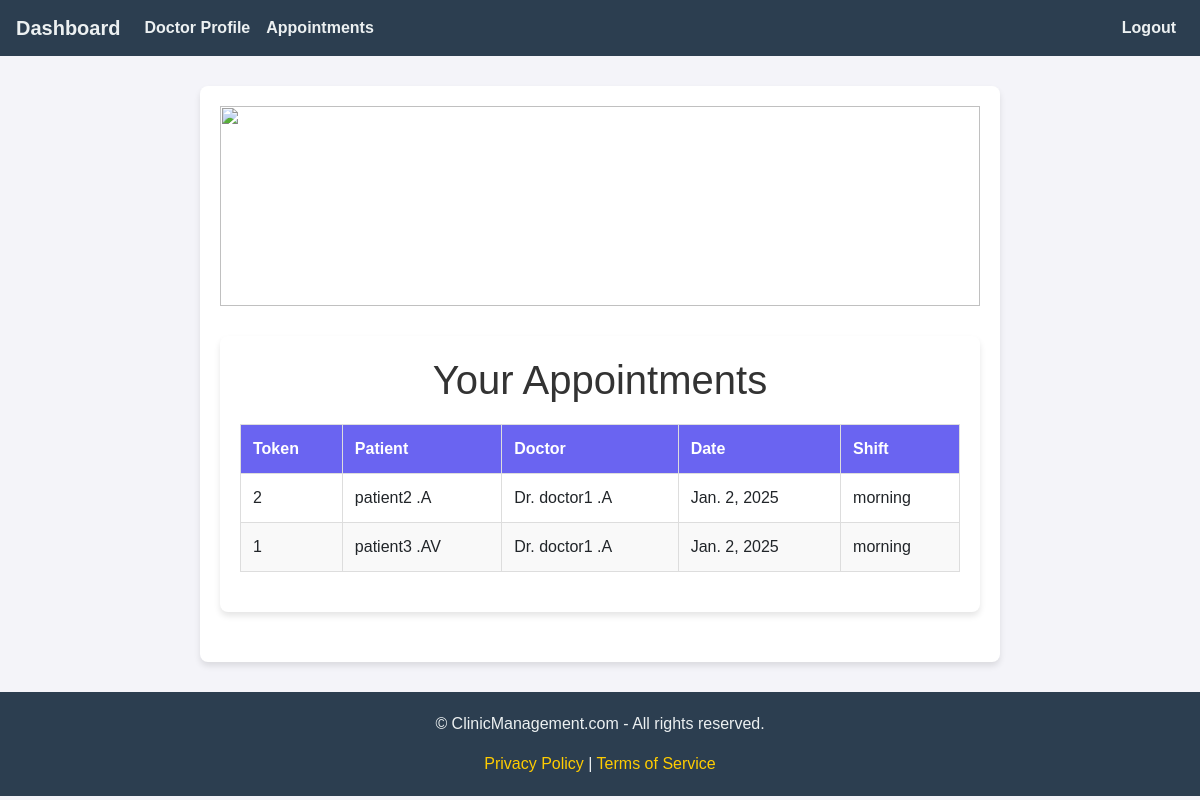
Before: /doctor_home/ (signed in) with the older database file.
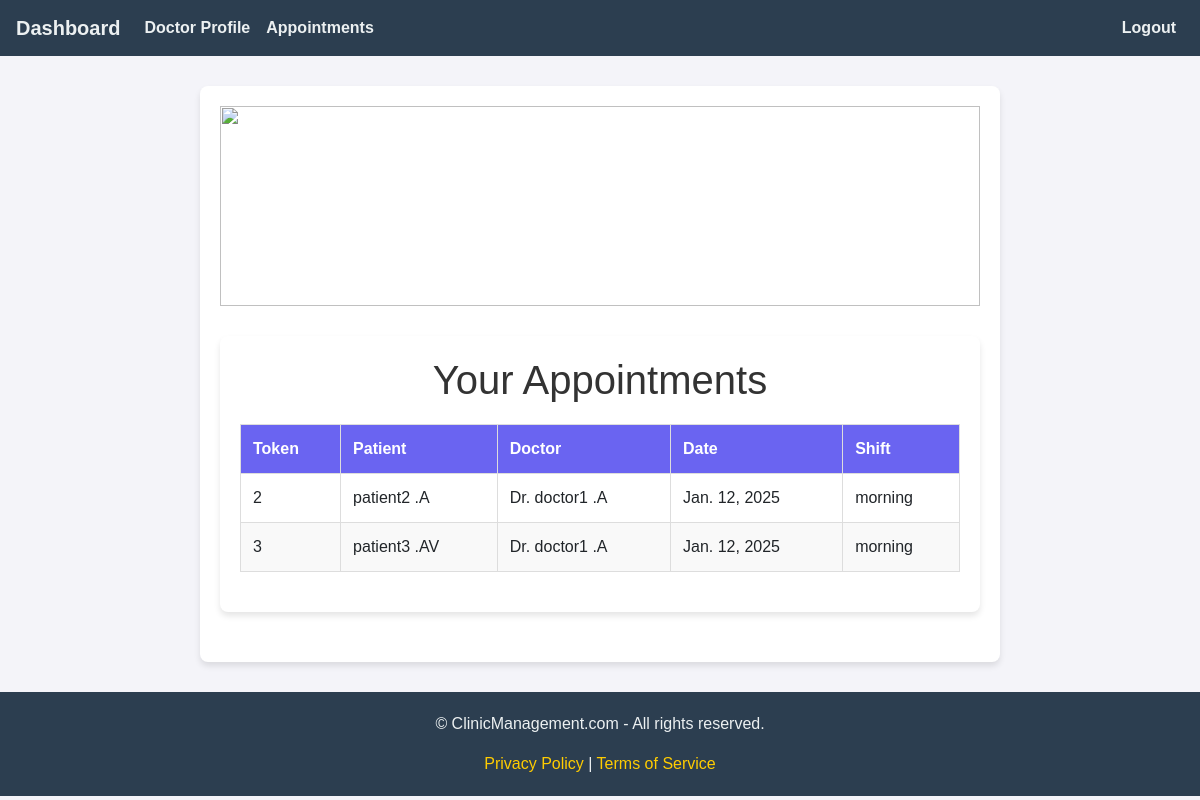
After: the same page with the newer database file.
### clinic_mgt_app/models.py (models this page shows, shortened)
class Appointment(models.Model):
    patient = models.ForeignKey(Patient, on_delete=models.CASCADE, related_name="appointments", limit_choices_to={'pat_user__role': 4})
    doctor = models.ForeignKey(Doctor, on_delete=models.CASCADE, related_name="doctor_appointments", limit_choices_to={'doctor_user__role': 3})
    schedule = models.ForeignKey(Schedule, on_delete=models.CASCADE)
    date = models.DateField(default=now)
    specialization = models.CharField(max_length=100, choices=Doctor.SPECIALIZATION_CHOICES, null=True)
    shift = models.CharField(max_length=40, null=True)
    token = models.PositiveIntegerField(editable=False, null=True)
    class Meta:
        unique_together = ('doctor', 'date', 'schedule', 'patient')

class Patient(models.Model):
    GENDER_CHOICES = [
        ('M', 'Male'),
        ('F', 'Female'),
        ('O', 'Other'),
    ]
    first_name = models.CharField(max_length=50, null=True, blank=True)
    last_name = models.CharField(max_length=50, null=True, blank=True)
    gender = models.CharField(max_length=10, choices=GENDER_CHOICES, null=True, blank=True)
    date_of_birth = models.DateField(null=True, blank=True)
    phone_number = models.CharField(max_length=15, null=True, blank=True)
    email = models.EmailField(null=True, blank=True)
    address = models.CharField(max_length=255, null=True, blank=True)
    pat_user = models.ForeignKey(CustomUser,on_delete=models.CASCADE,null=True)
    is_patient = models.BooleanField(default=True)

class Doctor(models.Model):
    SPECIALIZATION_CHOICES = [
        ('General Practitioner', 'General Practitioner'),
        ('Cardiologist', 'Cardiologist'),
        ('Dermatologist', 'Dermatologist'),
        ('Neurologist', 'Neurologist'),
        ('Orthopedic', 'Orthopedic'),
        ('Pediatrician', 'Pediatrician'),
        ('Psychiatrist', 'Psychiatrist'),
        ('Radiologist', 'Radiologist')
    ]
    doctor_user = models.ForeignKey(CustomUser,on_delete=models.CASCADE, null=True)
    first_name = models.CharField(max_length=100)
    last_name = models.CharField(max_length=100)
    specialization = models.CharField(max_length=100,choices=SPECIALIZATION_CHOICES)
    phone_number = models.CharField(max_length=15)
    image = models.ImageField(upload_to='image/',null=True)
    experience = models.PositiveIntegerField(help_text="Years of experience")
    clinic_address = models.TextField()
    created_at = models.DateTimeField(auto_now_add=True)
    updated_at = models.DateTimeField(auto_now=True)
    is_doctor = models.BooleanField(default=True)

class Schedule(models.Model):
    DAYS_OF_WEEK = [
        ('sunday', 'Sunday'),
        ('monday', 'Monday'),
        ('tuesday', 'Tuesday'),
        ('wednesday', 'Wednesday'),
        ('thursday', 'Thursday'),
        ('friday', 'Friday'),
        ('saturday', 'Saturday')
    ]
    SHIFTS = [
        ('morning', 'Morning'),
        ('afternoon', 'Afternoon'),
        ('evening', 'Evening'),
        ('night', 'Night'),
    ]
    specialization = models.CharField(max_length=100, choices=Doctor.SPECIALIZATION_CHOICES)
    doctor = models.ForeignKey(Doctor, on_delete=models.CASCADE, null=True)
    shifts = models.CharField(max_length=100,null=True ,choices=SHIFTS)
    day = models.CharField(max_length=9, choices=DAYS_OF_WEEK)
    class Meta:
        unique_together = ('doctor', 'day', 'shifts','specialization')

### clinic_mgt_app/views.py (the view)
# urls.py: path('doctor_home/',views.doctor_home,name='doctor_home'),
def doctor_home(request):
    doctor_profiles = Doctor.objects.filter(doctor_user=request.user)
    doctor_profile = doctor_profiles.first() if doctor_profiles.exists() else None
    if doctor_profile:
        appointments = Appointment.objects.filter(doctor=doctor_profile).order_by('date', 'shift')
    context = {
        'doctor': doctor_profile,
        'appointments': appointments,
    }
    return render(request, 'doctor_home.html', context)

### clinic_mgt_app/templates/doctor_home.html (shortened to what this page needs)
{% extends 'doctor_base.html' %}
{% block content %}
</head>
<body>
<div class="background">
    <img src="https://th.bing.com/th/id/R.90367709a0f9577dfdd94f5b22a3302f?rik=QJEPgUsM5wFYWw&riu=http%3a%2f%2fwww.rideaufht.ca%2fwp-content%2fuploads%2f2016%2f07%2fAdobeStock_92345619.jpeg&ehk=yx1J00J2TPseGneOiR8unySrC1Jt0qjsDTEEcZ2XcRk%3d&risl=1&pid=ImgRaw&r=0" alt="">
</div>
    <div class="container">
        <h1>Your Appointments</h1>
        <table>
            <thead>
                <tr>
                    <th>Token</th>
                    <th>Patient</th>
                    <th>Doctor</th>
                    <th>Date</th>
                    <th>Shift</th>
                </tr>
            </thead>
            <tbody>
                {% if appointments %}
                    {% for appointment in appointments %}
                        <tr>
                            <td>{{ appointment.token }}</td>
                            <td>{{ appointment.patient.first_name }} {{ appointment.patient.last_name }}</td>
                            <td>Dr. {{ appointment.doctor.first_name }} {{ appointment.doctor.last_name }}</td>
                            <td>{{ appointment.date }}</td>
                            <td>{{ appointment.schedule.shifts }}</td>
                        </tr>
                    {% endfor %}
                {% else %}
                    <tr>
                        <td colspan="5" style="text-align: center;">No appointments found.</td>
                    </tr>
                {% endif %}
            </tbody>
        </table>
    </div>
</body>
{% endblock content %}

Changed rows visible on the page:
removed Appointment: token "2", patient.first_name "patient2", patient.last_name ".A", doctor.first_name "doctor1", doctor.last_name ".A", date "Jan. 2, 2025", schedule.shifts "morning"
removed Appointment: token "1", patient.first_name "patient3", patient.last_name ".AV", doctor.first_name "doctor1", doctor.last_name ".A", date "Jan. 2, 2025", schedule.shifts "morning"
added Appointment: token "2", patient.first_name "patient2", patient.last_name ".A", doctor.first_name "doctor1", doctor.last_name ".A", date "Jan. 12, 2025", schedule.shifts "morning"
added Appointment: token "3", patient.first_name "patient3", patient.last_name ".AV", doctor.first_name "doctor1", doctor.last_name ".A", date "Jan. 12, 2025", schedule.shifts "morning"
